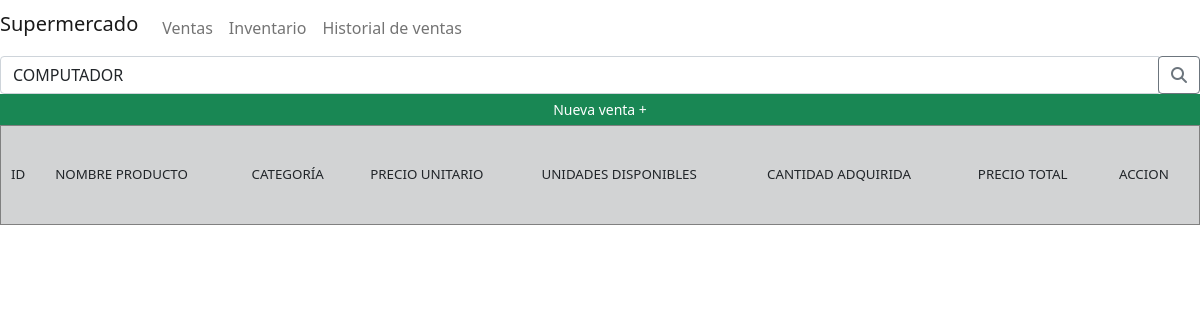
Before: /ventas.php?busqueda=COMPUTADOR with the older database file.
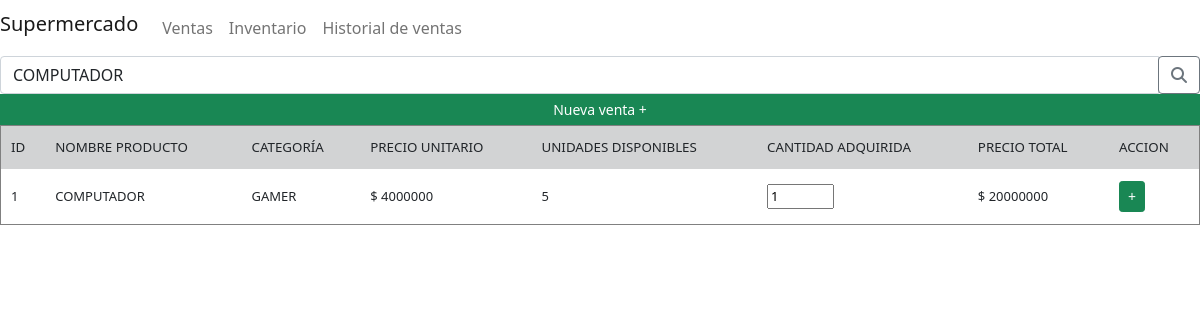
After: the same page with the newer database file.
### tables this page shows
CREATE TABLE IF NOT EXISTS `inventario` (
  `id` int(11) NOT NULL AUTO_INCREMENT,
  `nombre_producto` varchar(50) NOT NULL DEFAULT '0',
  `categoria` varchar(50) DEFAULT NULL,
  `cantidad` int(11) NOT NULL DEFAULT '0',
  `precio_unitario` int(11) NOT NULL DEFAULT '0',
  `precio_total` int(11) NOT NULL DEFAULT '0',
  `fecha` date DEFAULT NULL,
  `imagen_producto` varchar(50) DEFAULT NULL,
  PRIMARY KEY (`id`)
);

### includes/db.php (called while the page is built, shortened)
<?php
class DB {
    static $host = HOST;
    static $user = USER;
    static $password = PASSWORD;
    static $db = DB;
    public static function query($sql){
        $con = new mysqli(self::$host, self::$user, self::$password, self::$db);
        $result = $con->query($sql);
        return $result;
    }
}
?>

### ventas.php (the view, shortened to what this page needs)
<?php
    include('includes/db.php');
?>
<!DOCTYPE html>
<html lang="es">
<head>
    <?php include 'accesorios/navbar.php' ?>
</head>
<body>
<form action="#" class="form-inline my-2 my-lg-0" method="GET">
          <div class="row mr-2">
            <div class="input-group">
                <input  onchange="this.form.submit()" class="form-control" type="text" name="busqueda" id="busqueda" value="<?php if (isset($_GET['busqueda'])) { echo $_REQUEST['busqueda']; }?>"  placeholder="Busca tus productos">
                <span class="input-group-append">
                    <button class="btn btn-outline-secondary" type="submit" >
                        <i class="fa fa-search"></i>
                    </button>
                </span>
            </div>
          </div>
</form>
    <table style="width: 100%; height: 100px;" border cellpadding=10 cellspacing=0>
    <div class="row ">
                <button class="btn btn-success btn-sm" type="submit" onclick="agregar()">Nueva venta +</button>
            </div>
            <tr class="bg-dark" style="align-items: center; font-size: smaller; --bs-bg-opacity: .20;">
            <td>ID</td>
                <td>NOMBRE PRODUCTO</td>
                <td>CATEGORÍA</td>
                <td>PRECIO UNITARIO</td>
                <td>UNIDADES DISPONIBLES</td>
                <td>CANTIDAD ADQUIRIDA</td>
                <td>PRECIO TOTAL</td>
                <td>ACCION</td>
            </tr>
            <?php
            if(isset($_GET['busqueda'])){
                if(empty($_GET['busqueda'])){
                }else{
                $buscar = $_GET['busqueda'];
                $sql= "SELECT * FROM inventario WHERE nombre_producto LIKE '%$buscar%'";
                $result = DB::query($sql);
               while($mostrar=mysqli_fetch_array($result)){ ?>
                        <tr style="font-size: small;">
                        <form action="actualizar_inventario.php" method="post">
                            <td><?= $mostrar['id'] ?></td>
                            <td><?= $mostrar['nombre_producto'] ?></td>
                            <td><?= $mostrar['categoria'] ?></td>
                            <td>$ <?= $mostrar['precio_unitario'] ?></td>
                            <td><?= $mostrar['cantidad'] ?></td>
                            <td>
                                <input type="number" name="cant" min=1 max="<?= $mostrar['cantidad'] ?>" value="<?php if(!isset($_GET['cant'])){echo '1';} ?>" >
                        </td>
                            <td>$ <?= $mostrar['precio_total'] ?></td>
                            <td><button type="submit" class="btn btn-success btn-sm">+</button></td>
                        </tr>
                <?php }
                }
            }
            ?>
        </table>
</body>
</html>

### accesorios/navbar.php (shortened to what this page needs)
<link href="https://cdn.jsdelivr.net/npm/bootstrap@5.1.3/dist/css/bootstrap.min.css" rel="stylesheet">
    <nav class="navbar navbar-expand-lg navbar-light sticky-top row-12 sm-12 md-4 mx-0">
    <h5><img src="" class="nav-logo"><a class="navbar-brand" href="index.php">Supermercado  </a></h5>
        <div class="collapse navbar-collapse" id="navbarNav">
            <ul class="navbar-nav">
            <li class="nav-item active">
                <a class="nav-link" href="ventas.php">Ventas </a>
            </li>
            <li class="nav-item">
                <a class="nav-link" href="inventario.php">Inventario</a>
            </li>
            <li class="nav-item">
                <a class="nav-link" href="inventario.php">Historial de ventas</a>
            </li>
            </ul>
        </div>
    </nav>

Changed rows visible on the page:
added inventario: id "1", nombre_producto "COMPUTADOR", categoria "GAMER", precio_unitario "4000000", cantidad "5", precio_total "20000000"
